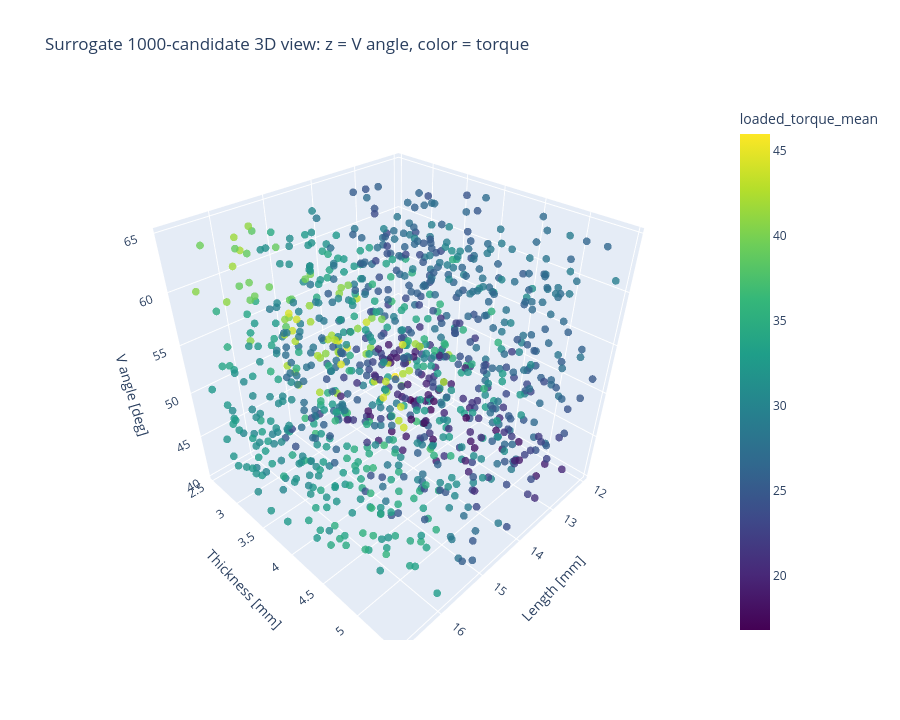

The cell this chart's notebook holds for it:
### Code cell
fig = px.scatter_3d(
    surrogate_plot_df,
    x='magnet_length_mm',
    y='magnet_thickness_mm',
    z='v_angle_deg',
    color='loaded_torque_mean',
    color_continuous_scale='Viridis',
    hover_data={
        'candidate_id': True,
        'magnet_length_mm': ':.3f',
        'v_angle_deg': ':.3f',
        'magnet_thickness_mm': ':.3f',
        'loaded_torque_mean': ':.3f',
        'loaded_torque_ripple_pct': ':.3f',
        'total_magnet_area_mm2': ':.3f',
    },
    title='Surrogate 1000-candidate 3D view: z = V angle, color = torque',
)
fig.update_traces(marker=dict(size=4.5, opacity=0.8))
fig.update_layout(
    scene=dict(
        xaxis_title='Length [mm]',
        yaxis_title='Thickness [mm]',
        zaxis_title='V angle [deg]',
    ),
    height=720,
)
fig.show()

### Figure 1 — Plotly figure (JSON) as saved in the notebook; plotly's stock layout.template omitted (floating-point values rounded to 4 significant figures; data arrays with more than 128 entries replaced by an {"elided": "..."} marker saying what was removed)
{"data": [{"customdata": {"elided": "1000x4 float values"}, "hovertemplate": "magnet_length_mm=%{x:.3f}<br>magnet_thickness_mm=%{y:.3f}<br>v_angle_deg=%{z:.3f}<br>candidate_id=%{customdata[0]}<br>loaded_torque_mean=%{marker.color:.3f}<br>loaded_torque_ripple_pct=%{customdata[2]:.3f}<br>total_magnet_area_mm2=%{customdata[3]:.3f}<extra></extra>", "legendgroup": "", "marker": {"color": {"elided": "1000 float values"}, "coloraxis": "coloraxis", "opacity": 0.8, "size": 4.5, "symbol": "circle"}, "mode": "markers", "name": "", "scene": "scene", "showlegend": false, "type": "scatter3d", "x": {"elided": "1000 float values"}, "y": {"elided": "1000 float values"}, "z": {"elided": "1000 float values"}}], "layout": {"coloraxis": {"autocolorscale": false, "colorbar": {"title": {"text": "loaded_torque_mean"}}, "colorscale": [[0, "#440154"], [0.1111, "#482878"], [0.2222, "#3e4989"], [0.3333, "#31688e"], [0.4444, "#26828e"], [0.5556, "#1f9e89"], [0.6667, "#35b779"], [0.7778, "#6ece58"], [0.8889, "#b5de2b"], [1, "#fde725"]]}, "height": 720, "legend": {"tracegroupgap": 0}, "scene": {"domain": {"x": [0, 1], "y": [0, 1]}, "xaxis": {"title": {"text": "Length [mm]"}}, "yaxis": {"title": {"text": "Thickness [mm]"}}, "zaxis": {"title": {"text": "V angle [deg]"}}}, "title": {"text": "Surrogate 1000-candidate 3D view: z = V angle, color = torque"}}}
